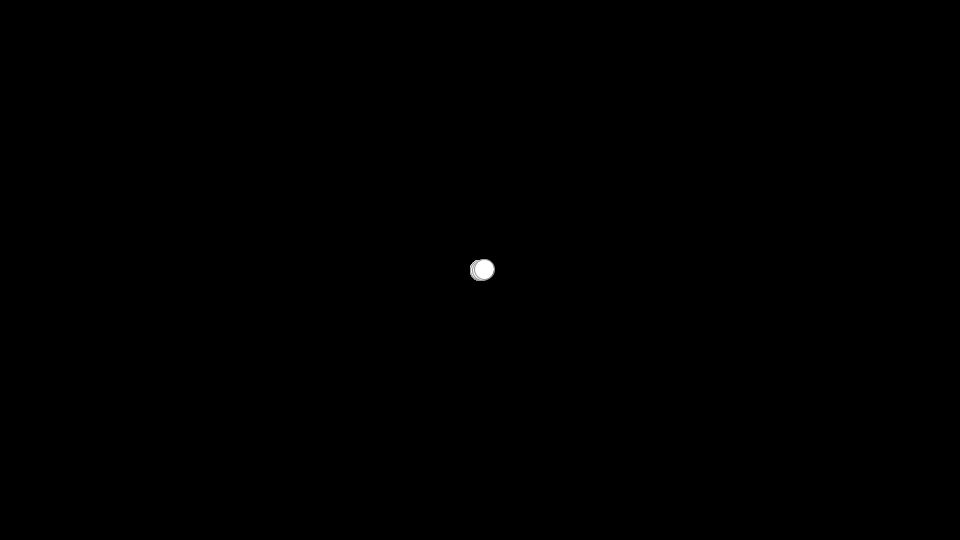
Frame 1 (no input)
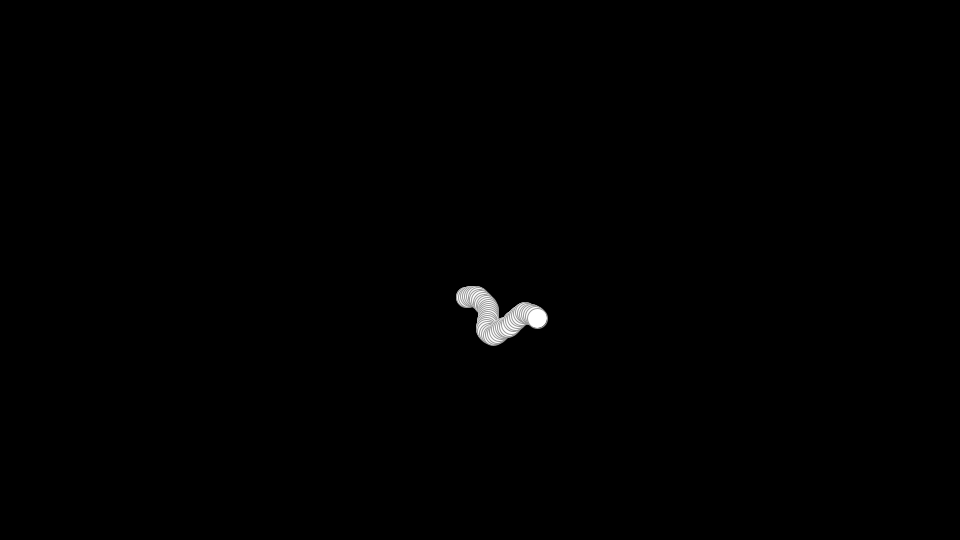
Frame 60 (the mouse pressed at the canvas centre just before this capture)
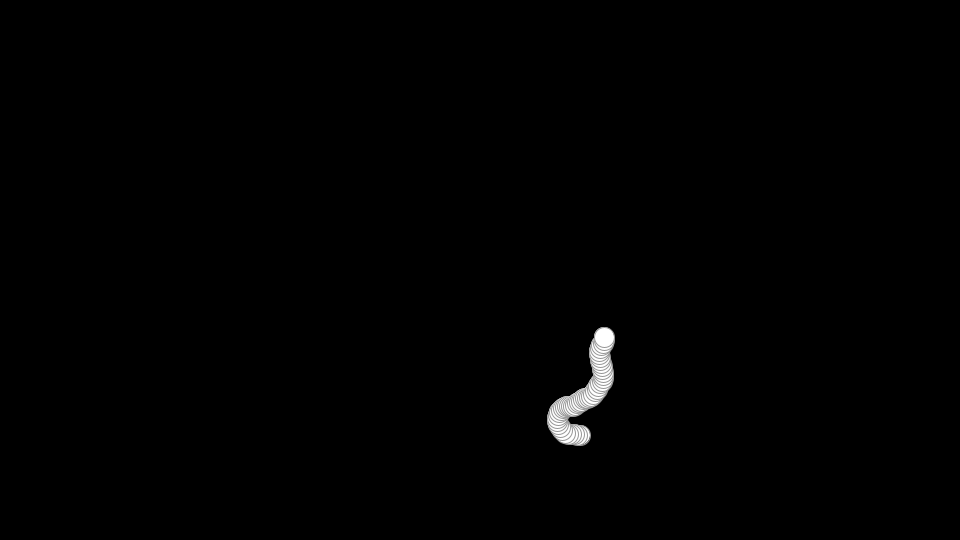
Frame 120 (the mouse held since frame 60 and released just before this capture)

The Processing sketch that drew these frames (run headless with seeded random() and noise(); from frame 60 on, the mouse is pressed at the canvas centre):

// Processing sketch: wanderingSnake2
// ── wanderingSnake2.pde
int len = 3;
int segs = 50;
int radius = 20;
int speedFactor = 2;

int[] x = new int[segs];
int[] y = new int[segs];

void setup(){
  size(960,540);
  background(0);
  fill(255);
  stroke(150);
  
  for(int i=0; i<x.length; i++){
     x[i] = width/2;
     y[i] = height/2;
  }
  
  frameRate(24);
  
}

void draw(){
  background(0);
  for(int i=0; i<speedFactor; i++){
    nextSeg();
  }
  display();
 
  println(frameRate);
}


float lastDirectionAngle = 0;
//add new to first index overwrite last index
void nextSeg(){
  
  for(int i=x.length-1; i>0; i--){
    x[i] = x[i-1];
    y[i] = y[i-1];
  }
  
  float directionAngle = random(lastDirectionAngle-PI/6,lastDirectionAngle+PI/6);
  lastDirectionAngle = directionAngle;
  
  x[0] += len * cos(directionAngle);
  y[0] += len * sin(directionAngle);
  
  
  if(x[0] > width) x[0] = width-2;
  else if(x[0] < 0) x[0] = 2;
  if(y[0] > height) y[0] = height-2;
  else if(y[0] < 0) y[0] = 2;
  
  //print("\t\t" + x[0] + ", " + y[0]);

}

void display(){
  for(int i=x.length-1; i>=0; i--){
    circle(x[i],y[i],radius);
  }
}

void printList(int[] lis){
  print("[");
  for(int elem : lis){
    print(elem + ", ");
  }
  print("]");
}
